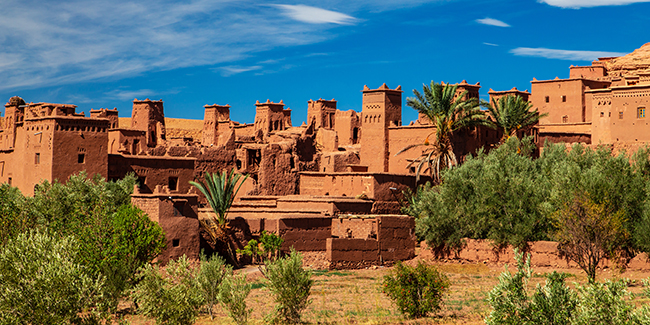
#> input picture TP2/codes TP2/ressources/image1.jpg, 650 x 325 px
$ python 'Les fondamentales de l'"'"'image.py'
#> lines starting #> are read from the running program, lines starting #| are printed output that depends on the picture
import cv2
import numpy as numpy
img = cv2.imread('ressources/image1.jpg')
#> img is the input picture: shape (325, 650, 3); mean B, G, R 89.5, 106.8, 106.3

img=cv2.resize(img,(0,0),fx=1,fy=1.5)
#> img: shape (488, 650, 3)
print("valeur pixel =",img[100,100])
#| valeur pixel = [183 143  98]
img[40:80,40:80]=(0,0,0)
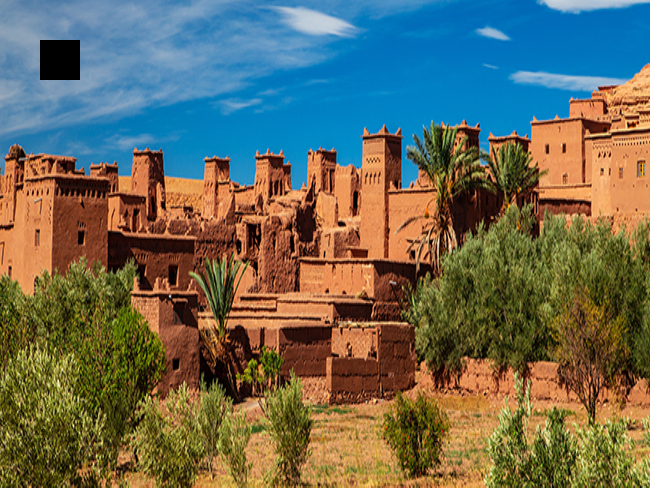
#> img: shape (488, 650, 3); mean B, G, R 88.6, 106.1, 105.8
cv2.imshow("affichage",img)
bleu = img.copy()
bleu[:,:,1]=0
bleu[:,:,2]=0
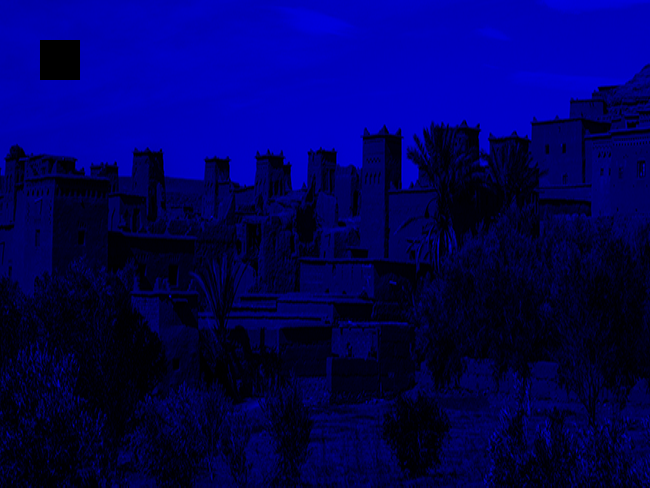
#> bleu: shape (488, 650, 3); mean B, G, R 88.6, 0, 0
cv2.imshow("bleu",bleu)
rouge = img.copy()
rouge[:,:,0]=0
rouge[:,:,1]=0
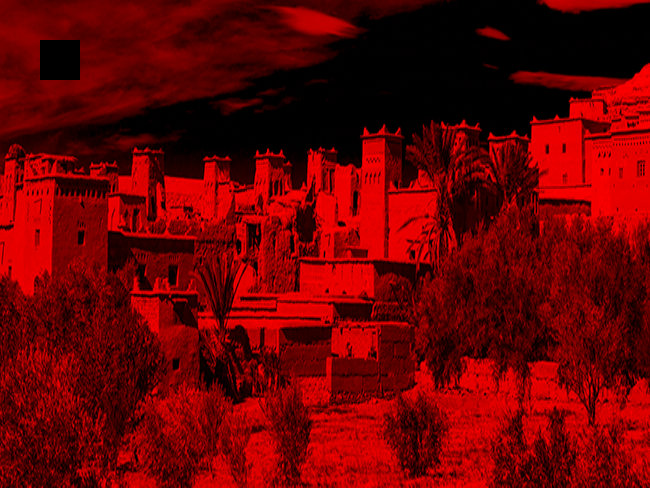
#> rouge: shape (488, 650, 3); mean B, G, R 0, 0, 105.8
cv2.imshow("rouge",rouge)

vert = img.copy()
vert[:,:,0]=0
vert[:,:,2]=0
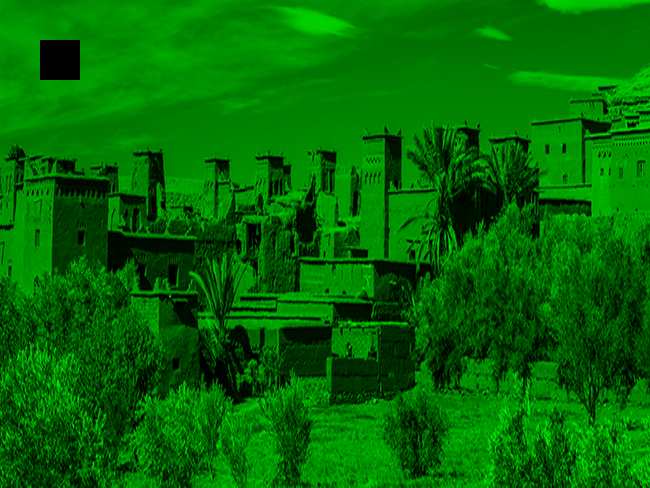
#> vert: shape (488, 650, 3); mean B, G, R 0, 106.1, 0
cv2.imshow("vert",vert)
cv2.waitKey(0)
cv2.destroyAllWindows()

hsv =cv2.cvtColor(img, cv2.COLOR_BGR2HSV)
#> hsv: shape (488, 650, 3); mean H, S, V 43.3, 178.4, 148.8
h,s,v=cv2.split(hsv)
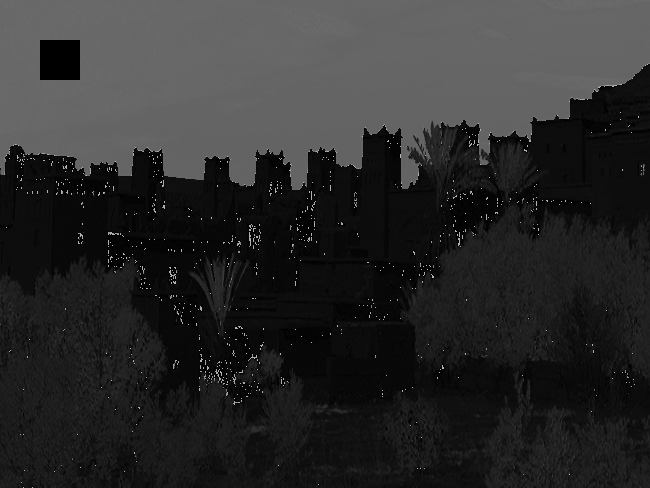
#> h: shape (488, 650); min 0, max 179, mean 43.3
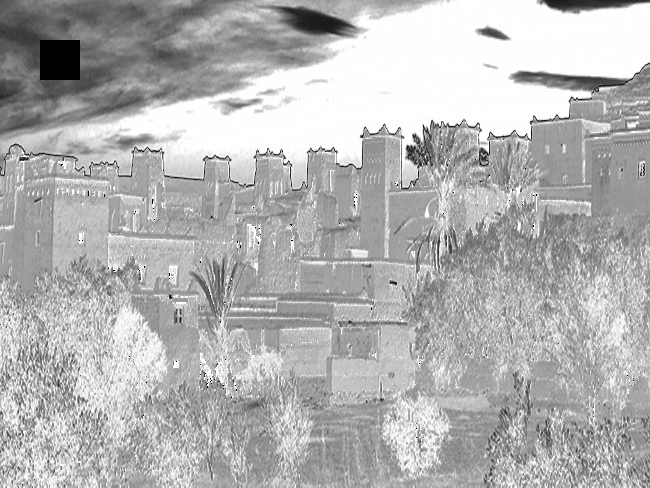
#> s: shape (488, 650); min 0, max 255, mean 178.4
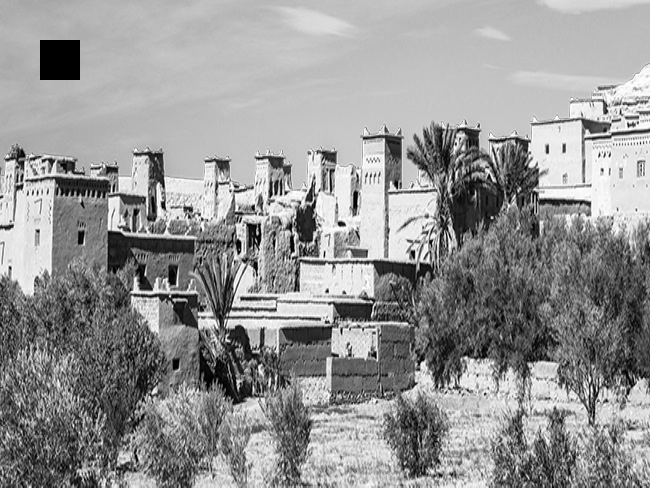
#> v: shape (488, 650); min 0, max 255, mean 148.8
cv2.imshow("Hue",h)
cv2.imshow("Saturation",s)
cv2.imshow("Luminosité",v)
cv2.waitKey(0)
cv2.destroyAllWindows()
